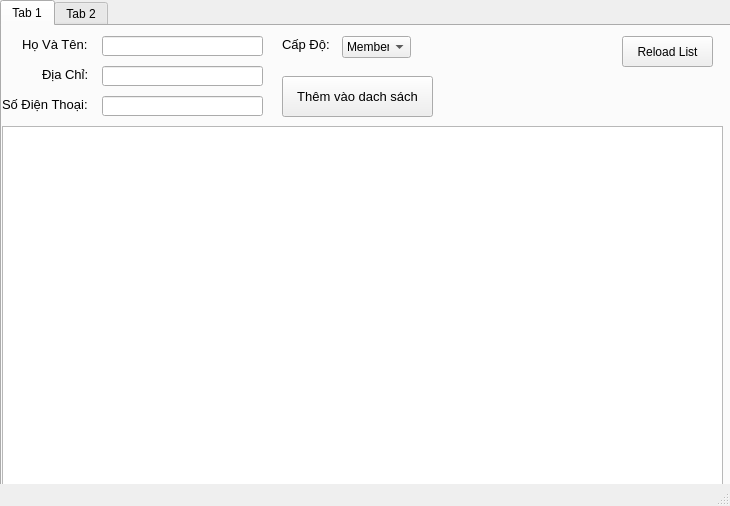
<?xml version="1.0" encoding="UTF-8"?>
<ui version="4.0">
 <class>MainWindow</class>
 <widget class="QMainWindow" name="MainWindow">
  <property name="geometry">
   <rect>
    <x>0</x>
    <y>0</y>
    <width>730</width>
    <height>506</height>
   </rect>
  </property>
  <property name="windowTitle">
   <string>MainWindow</string>
  </property>
  <widget class="QWidget" name="centralwidget">
   <widget class="QTabWidget" name="tabWidget">
    <property name="geometry">
     <rect>
      <x>0</x>
      <y>0</y>
      <width>731</width>
      <height>501</height>
     </rect>
    </property>
    <property name="currentIndex">
     <number>0</number>
    </property>
    <widget class="QWidget" name="tab">
     <attribute name="title">
      <string>Tab 1</string>
     </attribute>
     <widget class="QTableWidget" name="tableWidget">
      <property name="geometry">
       <rect>
        <x>0</x>
        <y>100</y>
        <width>721</width>
        <height>361</height>
       </rect>
      </property>
     </widget>
     <widget class="QLabel" name="label">
      <property name="geometry">
       <rect>
        <x>20</x>
        <y>10</y>
        <width>71</width>
        <height>16</height>
       </rect>
      </property>
      <property name="font">
       <font>
        <pointsize>10</pointsize>
       </font>
      </property>
      <property name="text">
       <string>Họ Và Tên: </string>
      </property>
     </widget>
     <widget class="QLineEdit" name="lineEdit">
      <property name="geometry">
       <rect>
        <x>100</x>
        <y>10</y>
        <width>161</width>
        <height>20</height>
       </rect>
      </property>
     </widget>
     <widget class="QLabel" name="label_2">
      <property name="geometry">
       <rect>
        <x>40</x>
        <y>40</y>
        <width>71</width>
        <height>16</height>
       </rect>
      </property>
      <property name="font">
       <font>
        <pointsize>10</pointsize>
       </font>
      </property>
      <property name="text">
       <string>Địa Chỉ: </string>
      </property>
     </widget>
     <widget class="QLineEdit" name="lineEdit_2">
      <property name="geometry">
       <rect>
        <x>100</x>
        <y>40</y>
        <width>161</width>
        <height>20</height>
       </rect>
      </property>
     </widget>
     <widget class="QLabel" name="label_3">
      <property name="geometry">
       <rect>
        <x>0</x>
        <y>70</y>
        <width>101</width>
        <height>16</height>
       </rect>
      </property>
      <property name="font">
       <font>
        <pointsize>10</pointsize>
       </font>
      </property>
      <property name="text">
       <string>Số Điện Thoại: </string>
      </property>
     </widget>
     <widget class="QLineEdit" name="lineEdit_3">
      <property name="geometry">
       <rect>
        <x>100</x>
        <y>70</y>
        <width>161</width>
        <height>20</height>
       </rect>
      </property>
     </widget>
     <widget class="QComboBox" name="comboBox">
      <property name="geometry">
       <rect>
        <x>340</x>
        <y>10</y>
        <width>69</width>
        <height>22</height>
       </rect>
      </property>
      <item>
       <property name="text">
        <string>Member</string>
       </property>
      </item>
      <item>
       <property name="text">
        <string>Vip</string>
       </property>
      </item>
      <item>
       <property name="text">
        <string>Premium</string>
       </property>
      </item>
     </widget>
     <widget class="QLabel" name="label_4">
      <property name="geometry">
       <rect>
        <x>280</x>
        <y>10</y>
        <width>71</width>
        <height>16</height>
       </rect>
      </property>
      <property name="font">
       <font>
        <pointsize>10</pointsize>
       </font>
      </property>
      <property name="text">
       <string>Cấp Độ:</string>
      </property>
     </widget>
     <widget class="QPushButton" name="pushButton">
      <property name="geometry">
       <rect>
        <x>280</x>
        <y>50</y>
        <width>151</width>
        <height>41</height>
       </rect>
      </property>
      <property name="font">
       <font>
        <pointsize>10</pointsize>
       </font>
      </property>
      <property name="text">
       <string>Thêm vào dach sách</string>
      </property>
     </widget>
     <widget class="QPushButton" name="pushButton_2">
      <property name="geometry">
       <rect>
        <x>620</x>
        <y>10</y>
        <width>91</width>
        <height>31</height>
       </rect>
      </property>
      <property name="font">
       <font>
        <pointsize>9</pointsize>
       </font>
      </property>
      <property name="text">
       <string>Reload List</string>
      </property>
     </widget>
    </widget>
    <widget class="QWidget" name="tab_2">
     <attribute name="title">
      <string>Tab 2</string>
     </attribute>
    </widget>
   </widget>
  </widget>
  <widget class="QMenuBar" name="menubar">
   <property name="geometry">
    <rect>
     <x>0</x>
     <y>0</y>
     <width>730</width>
     <height>21</height>
    </rect>
   </property>
  </widget>
  <widget class="QStatusBar" name="statusbar"/>
 </widget>
 <resources/>
 <connections/>
</ui>
